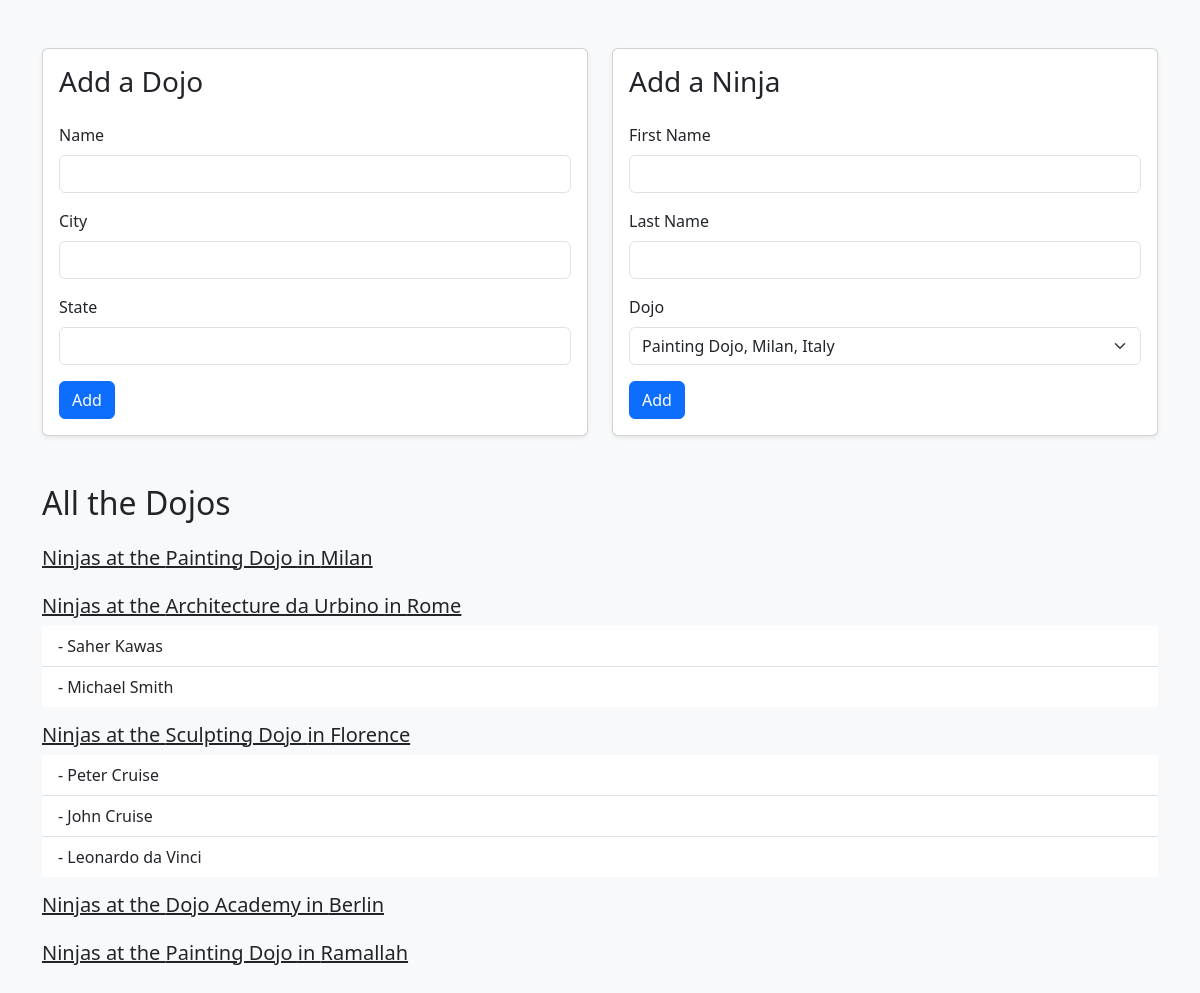
Before: / with the older database file.
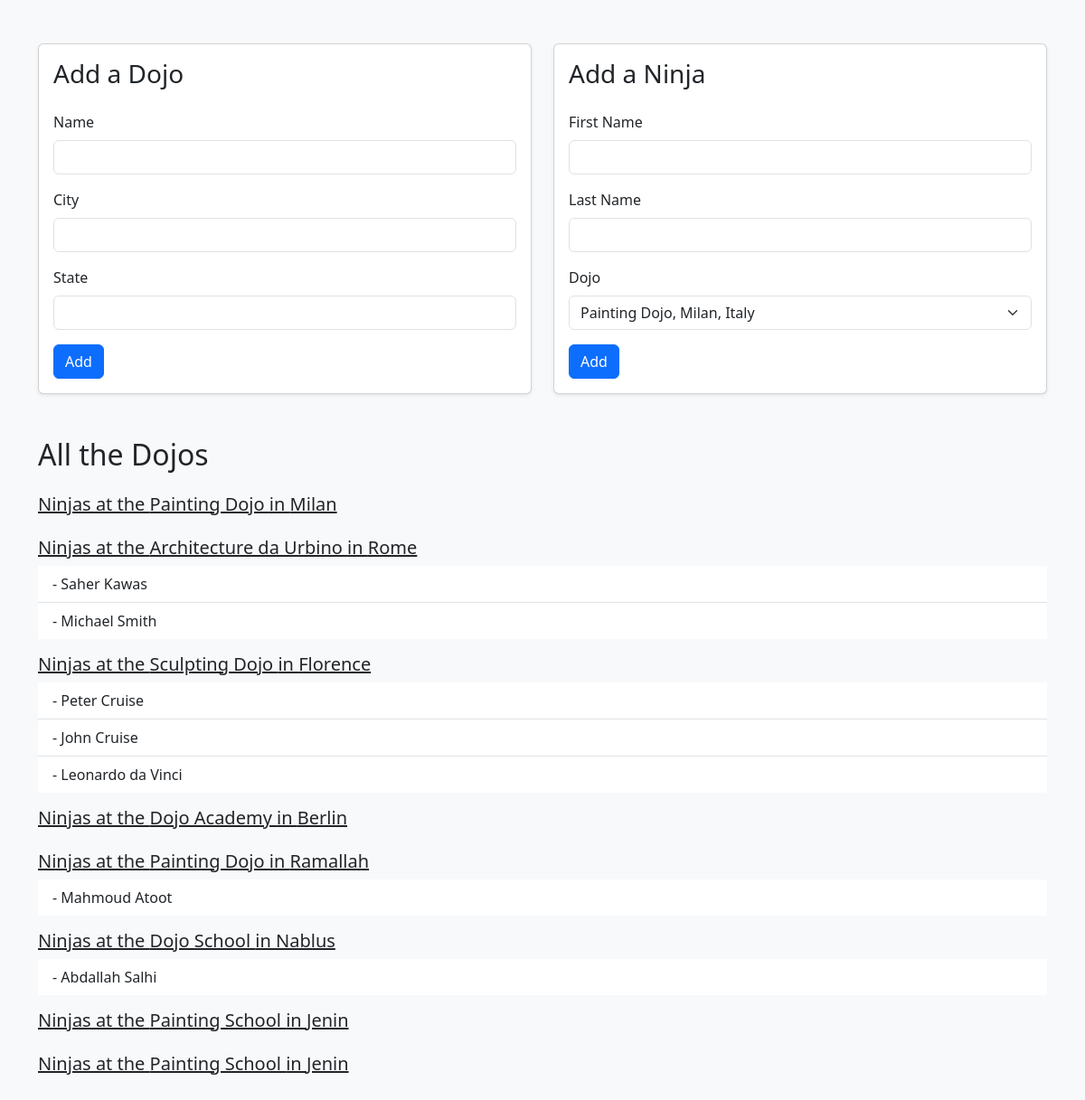
After: the same page with the newer database file.
### dojo_ninjas_app/models.py (models this page shows)
class Dojo(models.Model):
    name=models.CharField(max_length=30)
    city=models.CharField(max_length=30)
    state=models.CharField(max_length=30)
    created_at=models.DateTimeField(auto_now_add=True) #django will reflect it in the database when you create a row
    updated_at=models.DateTimeField(auto_now=True)
    desc=models.TextField()

class Ninja(models.Model):
    dojo=models.ForeignKey(Dojo, related_name="ninjas", on_delete=models.CASCADE)
    first_name=models.CharField(max_length=30)
    last_name=models.CharField(max_length=30)
    created_at=models.DateTimeField(auto_now_add=True) #django will reflect it in the database when you create a row
    updated_at=models.DateTimeField(auto_now=True)

### dojo_ninjas_app/views.py (the view)
# urls.py: path('', views.index),
def index(request):
    context={
        'dojos': models.Dojo.objects.all(),
        'ninjas': models.Ninja.objects.all()
    }
    return render( request, "index.html", context)

### dojo_ninjas_app/templates/index.html (shortened to what this page needs)
<!DOCTYPE html>
<html lang="en">
<head>
    {% load static %}
    <link rel="stylesheet" href="https://cdn.jsdelivr.net/npm/bootstrap@5.3.3/dist/css/bootstrap.min.css">
    <link rel="stylesheet" href="{% static 'style.css' %}">
</head>
<body class="bg-light">
    <div class="container py-5">
        <section class="row g-4">
            <div class="col-md-6">
                <div class="card shadow-sm">
                    <div class="card-body">
                        <h3 class="card-title mb-4">Add a Dojo</h3>
                        <form action="adddojo" method="post">
                            <div class="mb-3">
                                <label for="name" class="form-label">Name</label>
                                <input type="text" name="name" id="name" class="form-control" required>
                            </div>
                            <div class="mb-3">
                                <label for="city" class="form-label">City</label>
                                <input type="text" name="city" id="city" class="form-control" required>
                            </div>
                            <div class="mb-3">
                                <label for="state" class="form-label">State</label>
                                <input type="text" name="state" id="state" class="form-control" required>
                            </div>
                            <button type="submit" class="btn btn-primary">Add</button>
                        </form>
                    </div>
                </div>
            </div>
            <div class="col-md-6">
                <div class="card shadow-sm">
                    <div class="card-body">
                        <h3 class="card-title mb-4">Add a Ninja</h3>
                        <form action="addninja" method="post">
                            <div class="mb-3">
                                <label for="firstname" class="form-label">First Name</label>
                                <input type="text" name="firstname" id="firstname" class="form-control" required>
                            </div>
                            <div class="mb-3">
                                <label for="lastname" class="form-label">Last Name</label>
                                <input type="text" name="lastname" id="lastname" class="form-control" required>
                            </div>
                            <div class="mb-3">
                                <label for="location" class="form-label">Dojo</label>
                                <select name="location" id="location" class="form-select">
                                    {% for dojo in dojos %}
                                        <option value="{{ dojo.id }}">{{ dojo.name }}, {{ dojo.city }}, {{ dojo.state }}</option>
                                    {% endfor %}
                                </select>
                            </div>
                            <button type="submit" class="btn btn-primary">Add</button>
                        </form>
                    </div>
                </div>
            </div>
        </section>
        <section class="mt-5">
            <h2 class="mb-4">All the Dojos</h2>
            {% for dojo in dojos %}
                <div class="mb-3">
                    <h5 class="text-decoration-underline">Ninjas at the {{ dojo.name }} in {{ dojo.city }}</h5>
                    <ul class="list-group list-group-flush">
                        {% for ninja in ninjas %}
                            {% if ninja.dojo.id == dojo.id %}
                                <li class="list-group-item">- {{ ninja.first_name }} {{ ninja.last_name }}</li>
                            {% endif %}
                        {% endfor %}
                    </ul>
                </div>
            {% endfor %}
        </section>
    </div>
</body>
</html>

Changed rows visible on the page:
added Ninja: first_name "Mahmoud", last_name "Atoot", shown under Dojo "Ramallah"
added Dojo: name "Dojo School", city "Nablus"
added Ninja: first_name "Abdallah", last_name "Salhi", shown under "Dojo School"
added Dojo: name "Painting School", city "Jenin"
added Dojo: name "Painting School", city "Jenin"
